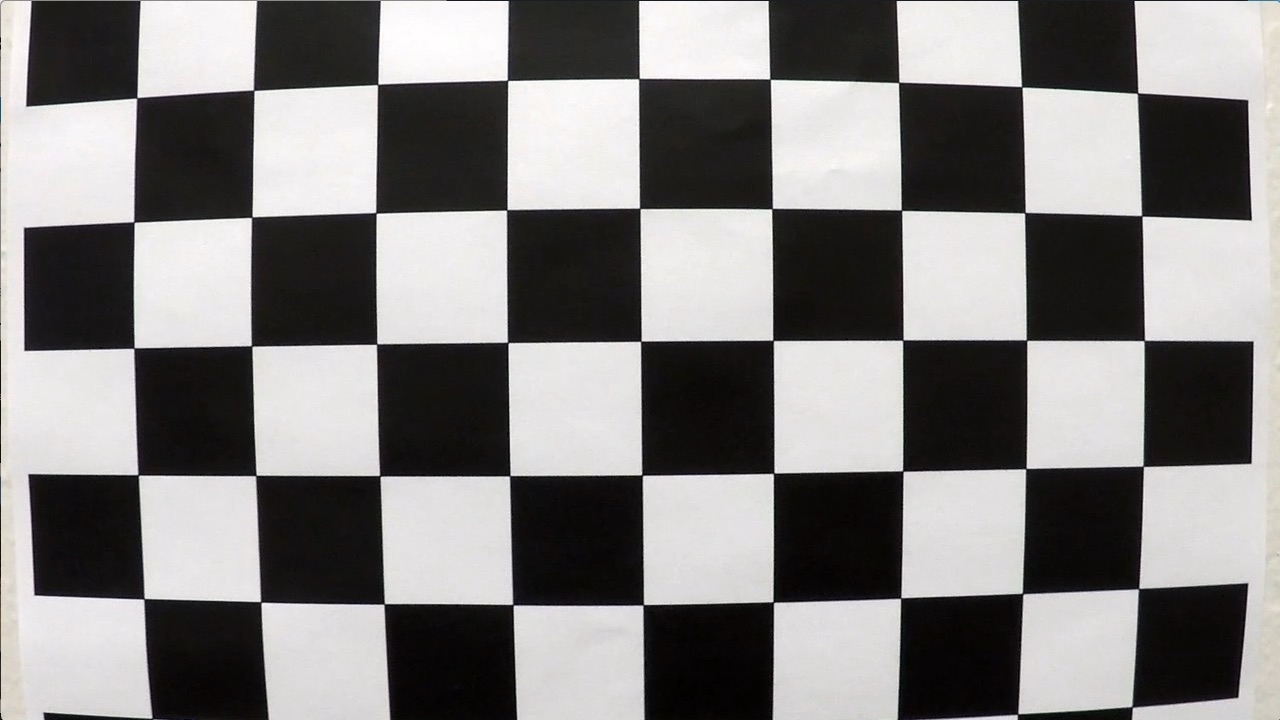
#> input picture camera_cal/calibration1.jpg, 1280 x 720 px; its folder holds only this picture in this run
$ jupyter execute --allow-errors project4_finalcode.ipynb   (shell and % lines are left out)   (Python 2 division)   (older library calls are emulated)
#> lines starting #> are read from the running program, lines starting #| are printed output that depends on the picture; after the words box and inside, x2 and y2 are one past the last pixel; in counts of white or black regions, pixels touching at a corner belong together; long printed decimals are rounded
[cell 1]
#Code cell# 1

#importing some useful packages
import matplotlib.pyplot as plt
import matplotlib.image as mpimg
import numpy as np
import glob,os
import cv2

[cell 2]
#Code cell# 2
# Loading images for calibration
cwd = os.getcwd()
Images=[]
file_names=[]
os.chdir("./camera_cal")
#importing images required for camera calibration
for file in glob.glob("*.jpg"):
    file_names.append(file)
    Images.append( mpimg.imread(file))

os.chdir(cwd)

[cell 3]
#Code cell# 3
#finding corners in a chess image and extracting the coordinates of corners
objp=np.zeros((9*6,3), np.float32)
objp[:,:2]=np.mgrid[0:9,0:6].T.reshape(-1,2)

objpoints = [] # 3d points in real world space
imgpoints = [] # 2d points in image plane.


for img in Images:

    gray = cv2.cvtColor(img, cv2.COLOR_BGR2GRAY)

    # Find the chessboard corners
    ret, corners = cv2.findChessboardCorners(gray, (9,6), None)

    # If found, add object points, image points
    if ret == True:
        objpoints.append(objp)
        imgpoints.append(corners)
#> this loop made 1 pass
#> ret on pass 1: False
#> after the loop, imgpoints = []; objpoints = []

[cell 4]
#Code cell# 4

#undistorts the disorted image by calculating calibration matrices
# [72 lines left out: functions undistort, perspective, not called in this run]

# Camera Calibration

### 1. Briefly state how you computed the camera matrix and distortion coefficients. Provide an example of a distortion corrected calibration image.

The code for this step is contained in the 4 th code cell of the IPython notebook located in

I start by preparing "object points", which will be the (x, y, z) coordinates of the chessboard corners in the world. Here I am assuming the chessboard is fixed on the (x, y) plane at z=0, such that the object points are the same for each calibration image. Thus, objp is just a replicated array of coordinates, and objpoints will be appended with a copy of it every time I successfully detect all chessboard corners in a test image. imgpoints will be appended with the (x, y) pixel position of each of the corners in the image plane with each successful chessboard detection.

I then used the output objpoints and imgpoints to compute the camera calibration and distortion coefficients using the cv2.calibrateCamera() function. I applied this distortion correction to the test image using the cv2.undistort() function and obtained this result:

#> (a cell that did not finish here is left out)

[cell 6]
#Code cell# 6
files = glob.glob('./test_images/test*.jpg')
test_images=[]
for file in files:
    test_images.append( mpimg.imread(file))

## Pipeline (single images)

### 1. Provide an example of a distortion-corrected image.

[cell 7]
#Code cell# 7
os.chdir(cwd)
#> (the rest of this cell did not finish here and is left out)

[cell 8]
#Code cell# 8
os.chdir(cwd)
#> (the rest of this cell did not finish here and is left out)

### 2. Describe how (and identify where in your code) you used color transforms, gradients or other methods to create a thresholded binary image. Provide an example of a binary image result.

I used a combination of l,s  channels in HLS and b channel in Lab  (thresholding steps at lines # through # in another_file.py). Here's an example of my output for this step. (note: this is not actually from one of the test images)

[cell 9]
#Code cell # 9
os.chdir(cwd)
print(cwd)
os.chdir("./myoutput")
print(os.getcwd())
plt.imshow(img)
cv2.imwrite("del.jpg",img[:,:,1])
plt.show()
f,((ax1,ax2),(ax3,ax4))=plt.subplots(2,2,figsize=(10,6))


l_channel = cv2.cvtColor(img, cv2.COLOR_RGB2HLS)[:,:,1]
#> img is the input picture: shape (720, 1280, 3); mean R, G, B 130.1, 128.4, 127.8

l_binary = np.zeros_like(l_channel)
l_min=215
l_max=255
#appllying a threshold range to l channel in HLS to detect lines
l_binary[(l_channel>l_min) & (l_channel<l_max)]=255


s_channel = cv2.cvtColor(img, cv2.COLOR_RGB2HLS)[:,:,2]
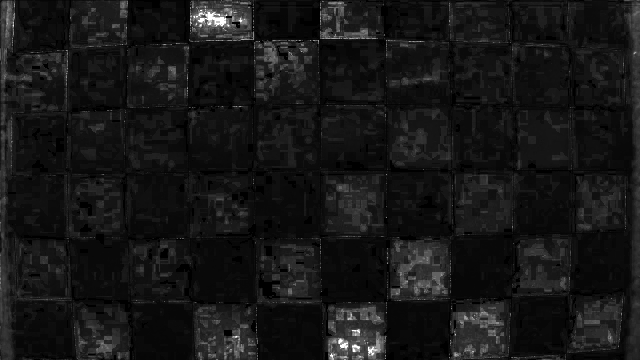
#> s_channel: shape (720, 1280) (shown at 1/2 size); min 0, max 255, mean 22.5

s_binary = np.zeros_like(s_channel)
s_min=170
s_max=255
#appllying a threshold range to S channel in HLS to detect lines
s_binary[(s_channel>s_min) & (s_channel<s_max)]=255

b_channel = cv2.cvtColor(img, cv2.COLOR_RGB2Lab)[:,:,2]
b_thresh_min = 155
b_thresh_max = 200
b_binary = np.zeros_like(b_channel)
#appllying a threshold range to B channel in LAB to detect lines
b_binary[(b_channel >= b_thresh_min) & (b_channel <= b_thresh_max)] = 255

binary_warped=np.zeros_like(b_channel)
binary_warped[(l_binary==255)|(s_binary==255)|(b_binary==255) ]=255


ax1.imshow(s_binary,cmap='gray')
ax1.set_title("S binary Image",fontsize=10)
ax1.axis('off')
cv2.imwrite("S_binary_Image.jpg",s_binary)
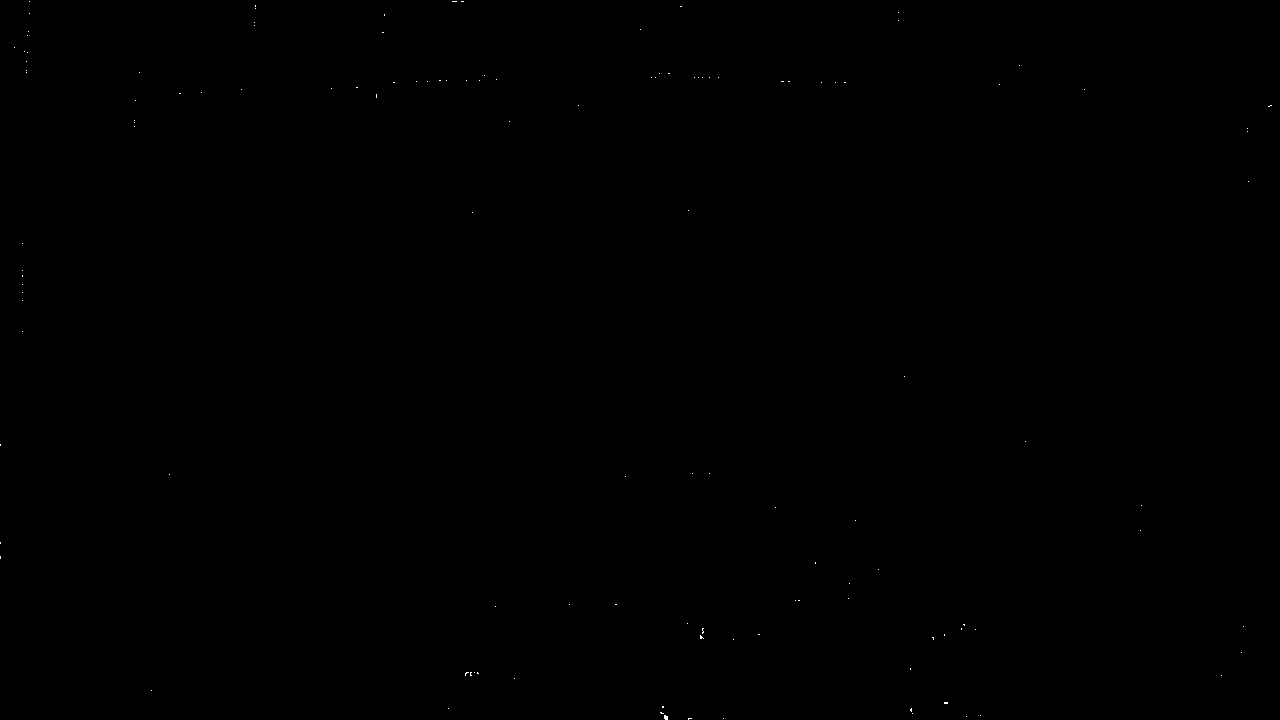
#> saved as S_binary_Image.jpg: shape (720, 1280); 0.03% white in thin lines or dots


ax2.imshow(b_binary,cmap='gray')
ax2.set_title("B binary Image",fontsize=10)
ax2.axis('off')

cv2.imwrite("B_binary_Image.jpg",b_binary)


ax3.imshow(l_binary,cmap='gray')
ax3.set_title("L binary Image",fontsize=10)
ax3.axis('off')

cv2.imwrite("L_binary_Image.jpg",l_binary)
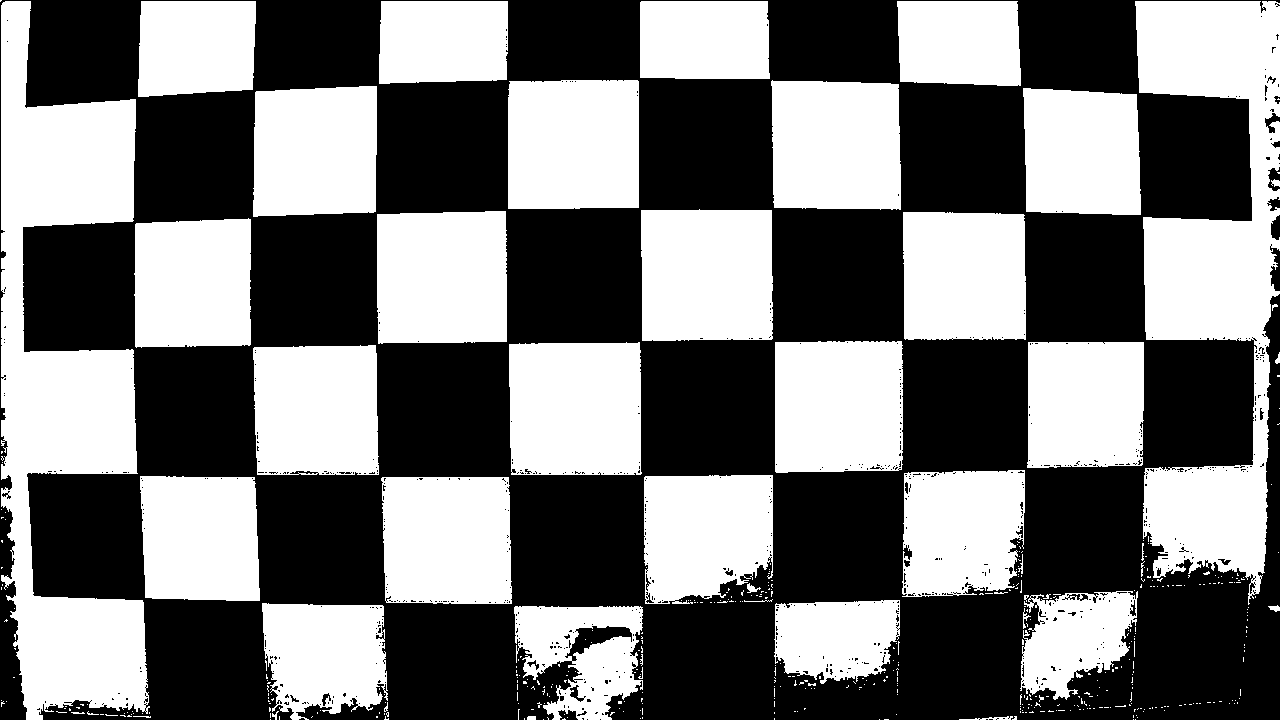
#> saved as L_binary_Image.jpg: shape (720, 1280); 46.6% white; 460 white regions (415 under 20 px), largest, box (x1, y1, x2, y2) and area: (1, 1, 150, 720) 54700, (1135, 1, 1280, 605) 45896, (509, 342, 642, 475) 17178


ax4.imshow(binary_warped,cmap='gray')
ax4.set_title("Binary Image",fontsize=10);
ax4.axis('off');

cv2.imwrite("binary_warped.jpg",binary_warped)


os.chdir(cwd)

### 3. Describe how (and identify where in your code) you performed a perspective transform and provide an example of a transformed image.

The code for my perspective transform includes a function called 'perspective', which appears in __________ in the
file   The perspective() function takes as inputs an image('imgage') which is usually undistorted. The function itself has source(src) and destination(dst) points predefined. I chose the hardcode the source and destination points in the following manner:

```python
src = np.float32([[550,470],[790, 460],
                      [160, 720],[1250, 720]])
dst = np.float32([[0, 0], [1280, 0],
                     [0, 720],[1280, 720]])

```
<pre>

[cell 10]
#Code cell# 10
histogram = np.sum(binary_warped[binary_warped.shape[0]/2:,:], axis=0)
# Create an output image to draw on and  visualize the result
out_img = np.dstack((binary_warped, binary_warped, binary_warped))*255
# Find the peak of the left and right halves of the histogram
# These will be the starting point for the left and right lines
midpoint = np.int(histogram.shape[0]/2)
leftx_base = np.argmax(histogram[:midpoint])
rightx_base = np.argmax(histogram[midpoint:]) + midpoint

# Choose the number of sliding windows
nwindows = 9
# Set height of windows
window_height = np.int(binary_warped.shape[0]/nwindows)
# Identify the x and y positions of all nonzero pixels in the image
nonzero = binary_warped.nonzero()
nonzeroy = np.array(nonzero[0])
nonzerox = np.array(nonzero[1])
# Current positions to be updated for each window
leftx_current = leftx_base
rightx_current = rightx_base
# Set the width of the windows +/- margin
margin = 100
# Set minimum number of pixels found to recenter window
minpix = 50
# Create empty lists to receive left and right lane pixel indices
left_lane_inds = []
right_lane_inds = []

# Step through the windows one by one
for window in range(nwindows):
    # Identify window boundaries in x and y (and right and left)
    win_y_low = binary_warped.shape[0] - (window+1)*window_height
    win_y_high = binary_warped.shape[0] - window*window_height
    win_xleft_low = leftx_current - margin
    win_xleft_high = leftx_current + margin
    win_xright_low = rightx_current - margin
    win_xright_high = rightx_current + margin
    # Draw the windows on the visualization image
    cv2.rectangle(out_img,(win_xleft_low,win_y_low),(win_xleft_high,win_y_high),(0,255,0), 2)
    cv2.rectangle(out_img,(win_xright_low,win_y_low),(win_xright_high,win_y_high),(0,255,0), 2)
    # Identify the nonzero pixels in x and y within the window
    good_left_inds = ((nonzeroy >= win_y_low) & (nonzeroy < win_y_high) & (nonzerox >= win_xleft_low) & (nonzerox < win_xleft_high)).nonzero()[0]
    good_right_inds = ((nonzeroy >= win_y_low) & (nonzeroy < win_y_high) & (nonzerox >= win_xright_low) & (nonzerox < win_xright_high)).nonzero()[0]
    # Append these indices to the lists
    left_lane_inds.append(good_left_inds)
    right_lane_inds.append(good_right_inds)
    # If you found > minpix pixels, recenter next window on their mean position
    if len(good_left_inds) > minpix:
        leftx_current = np.int(np.mean(nonzerox[good_left_inds]))
    if len(good_right_inds) > minpix:
        rightx_current = np.int(np.mean(nonzerox[good_right_inds]))

# Concatenate the arrays of indices
left_lane_inds = np.concatenate(left_lane_inds)
right_lane_inds = np.concatenate(right_lane_inds)

# Extract left and right line pixel positions
leftx = nonzerox[left_lane_inds]

#leftx = np.append(leftx, leftx_int)

lefty = nonzeroy[left_lane_inds]

#lefty = np.append(lefty, 720)


rightx = nonzerox[right_lane_inds]
righty = nonzeroy[right_lane_inds]

# Fit a second order polynomial to each
left_fit = np.polyfit(lefty, leftx, 2)

left_fitx = left_fit[0]*lefty**2 + left_fit[1]*lefty + left_fit[2]

right_fit = np.polyfit(righty, rightx, 2)
right_fitx = right_fit[0]*righty**2 + right_fit[1]*righty + right_fit[2]

y_eval = np.max(lefty)
left_curverad = ((1 + (2*left_fit[0]*y_eval + left_fit[1])**2)**1.5) / np.absolute(2*left_fit[0])
right_curverad = ((1 + (2*right_fit[0]*y_eval + right_fit[1])**2)**1.5) / np.absolute(2*right_fit[0])
print(left_curverad, right_curverad)
#| 8093.283 2278.191

#plt.plot(leftx, lefty, color='yellow')
#plt.plot(rightx, righty, color='yellow')

[cell 11]
#Code cell# 11
ym_per_pix = 30/720 # meters per pixel in y dimension
xm_per_pix = 3.7/700 # meters per pixel in x dimension

# Fit new polynomials to x,y in world space
#> (the rest of this cell did not finish here and is left out)

[cell 12]
#Code cell# 12
ploty = np.linspace(0, binary_warped.shape[0]-1, binary_warped.shape[0] )

left_fitx = left_fit[0]*ploty**2 + left_fit[1]*ploty + left_fit[2]
right_fitx = right_fit[0]*ploty**2 + right_fit[1]*ploty + right_fit[2]

out_img[nonzeroy[left_lane_inds], nonzerox[left_lane_inds]] = [255, 0, 0]
out_img[nonzeroy[right_lane_inds], nonzerox[right_lane_inds]] = [0, 0, 255]

num_rows=binary_warped.shape[0]

plt.imshow(out_img)
plt.plot(left_fitx, ploty, color='yellow')
plt.plot(right_fitx, ploty, color='yellow')


plt.xlim(0, 1280)
plt.ylim(720, 0)
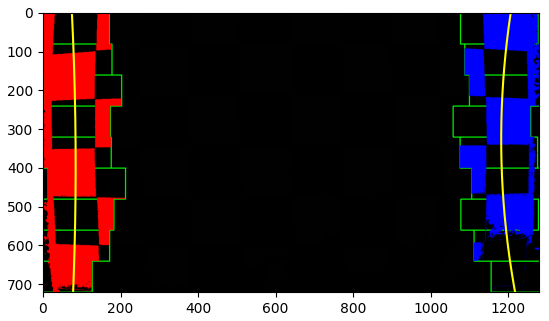
#> figure drawn by matplotlib, 1 panel

[cell 13]
#Code cell# 13
#Create an image to draw the lines on
#warped=binary_warped
warp_zero = np.zeros_like(binary_warped).astype(np.uint8)
color_warp = np.dstack((warp_zero, warp_zero, warp_zero))

# Recast the x and y points into usable format for cv2.fillPoly()

pts_left = np.array([np.transpose(np.vstack([left_fitx, ploty]))])
pts_right = np.array([np.flipud(np.transpose(np.vstack([right_fitx, ploty])))])


pts = np.hstack((pts_left, pts_right))
# Draw the lane onto the warped blank image

cv2.fillPoly(color_warp, np.int_([pts]), (0,255, 0))
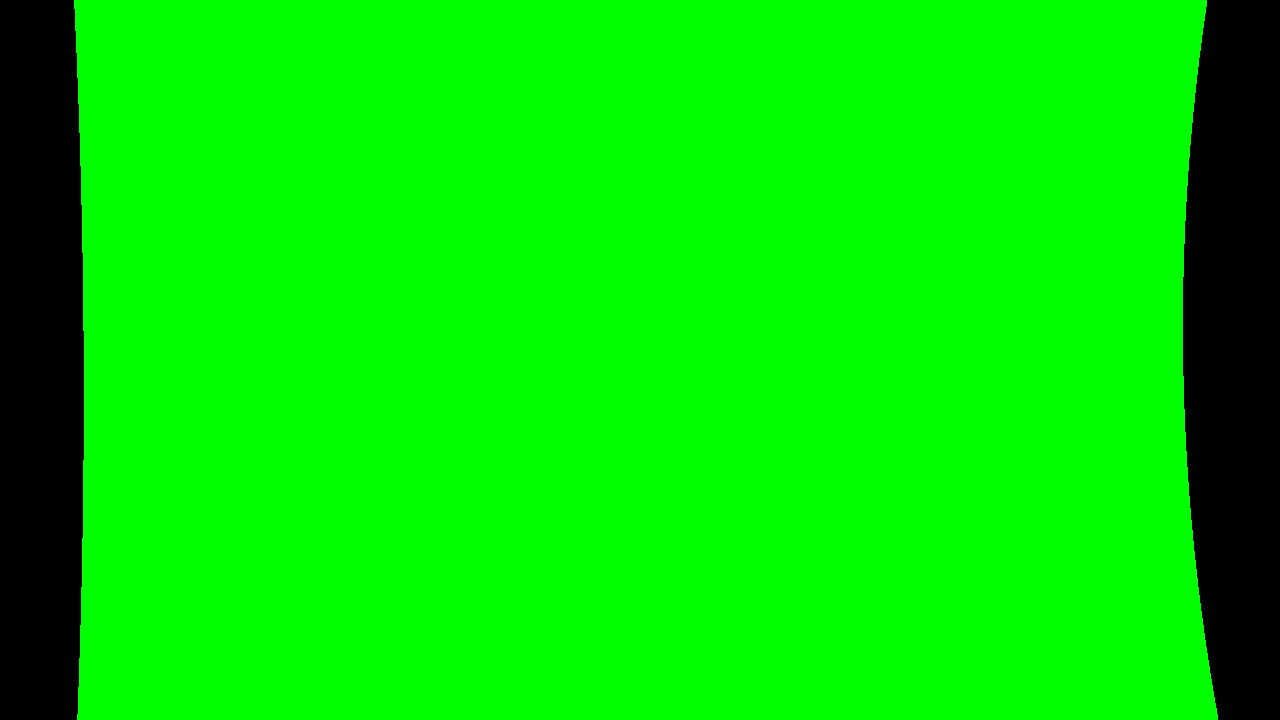
#> color_warp: shape (720, 1280, 3); mean of channels 0, 1, 2 0, 221.6, 0; drawn as R, G, B


plt.imshow(color_warp)

# Warp the blank back to original image space using inverse perspective matrix (Minv)
#> (the rest of this cell did not finish here and is left out)
